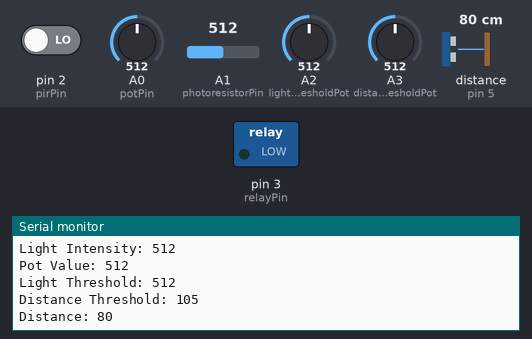
Bench run of a sketch on a simulated Arduino Uno, built with avr-gcc and run on an emulated ATmega328P. Shown: switched loads named in the sketch (green lamp = pin HIGH), the last lines printed to the serial monitor. Wiring (inferred from the names in the program): ultrasonic range finder: trigger pin 4; echo pin 5. Inputs (shaded band) come from the test bench; at power-on: A3 (distanceThresholdPot) = 512, A0 (potPin) = 512, A1 (photoresistorPin) = 512, pin 2 (pirPin) LOW, A2 (lightThresholdPot) = 512, distance to the obstacle (sensor on pin 5) 80 cm. The echo pulse lasts 58.3 µs per cm; pins used as bus, display or sensor lines are not drawn.

Above: at 4.2 s.
4.3 s: A3 (distanceThresholdPot) set to 492
At 4.38 s:
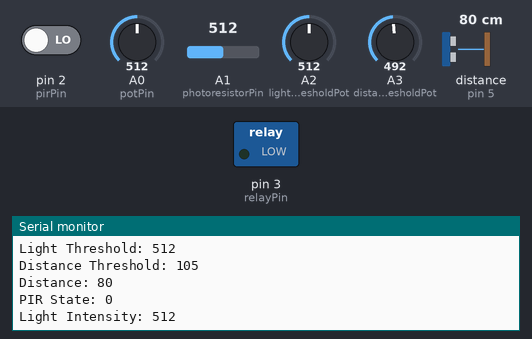
5.8 s: A3 (distanceThresholdPot) set to 467
At 5.93 s:
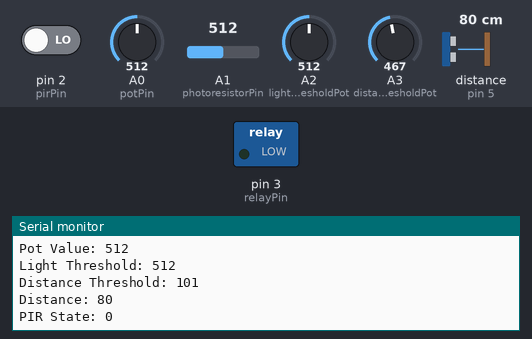
8.8 s: A0 (potPin) set to 104
At 8.87 s:
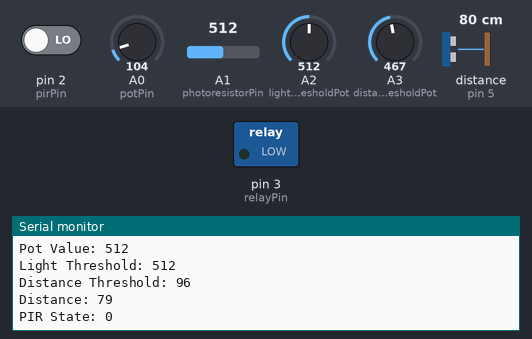
11.8 s: A0 (potPin) set to 92
At 11.81 s:
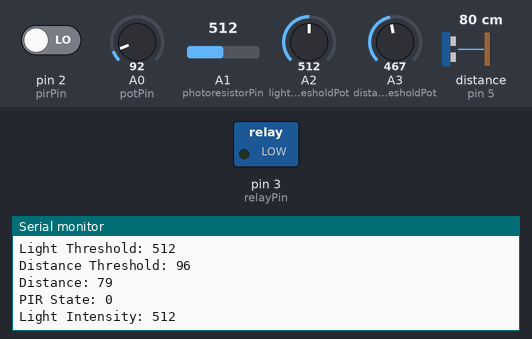
13.3 s: A1 (photoresistorPin) set to 107
At 13.34 s:
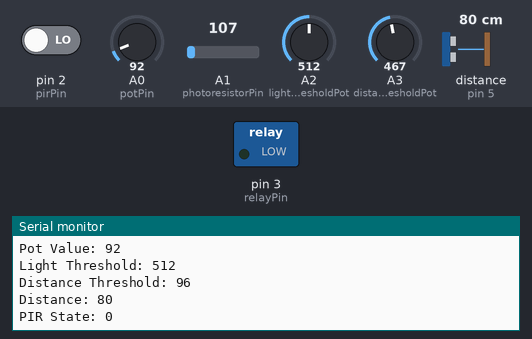
14.8 s: A1 (photoresistorPin) set to 94
At 14.88 s:
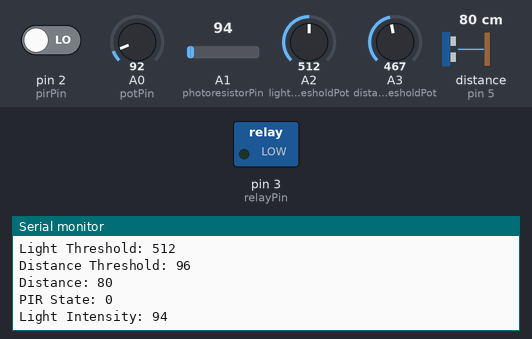
Timing chart, 0 to 17.8 s (numbered marks = the images above; inputs shaded):
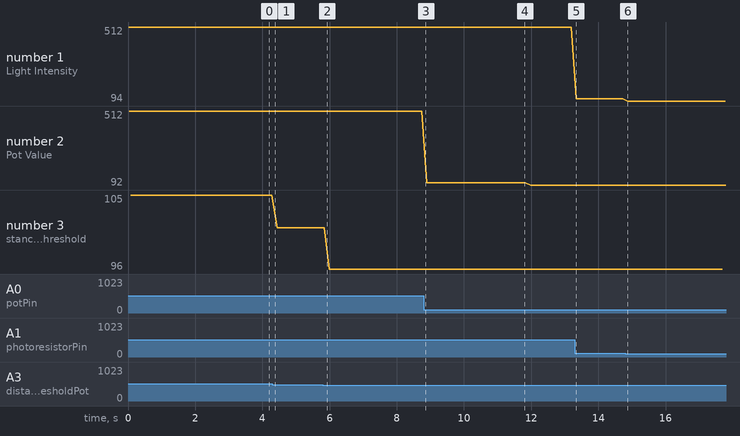

Measured:
- the behaviour switches between 485 and 484 on A3 (distanceThresholdPot) (found by bisection; images 1 and 2)
- the behaviour switches between 100 and 99 on A0 (potPin) (found by bisection; images 3 and 4)
- the behaviour switches between 100 and 99 on A1 (photoresistorPin) (found by bisection; images 5 and 6)
- after the input at 14.8 s, the serial monitor: prints a new line after 0.08 s (image 6)
- plotted number 1: 512 → 107 after the input at 13.3 s, 107 → 94 after the input at 14.8 s
- plotted number 2: 512 → 104 after the input at 8.8 s, 104 → 92 after the input at 11.8 s
- plotted number 3: 105 → 101 after the input at 4.3 s, 101 → 96 after the input at 5.8 s

The sketch:

powerful_elzing1.ino
```cpp
// Pin definitions
const int pirPin = 2; // PIR sensor connected to digital pin 2
const int potPin = A0; // Potentiometer for adjusting light on duration connected to analog pin A0
const int relayPin = 3; // Relay module connected to digital pin 3
const int photoresistorPin = A1; // Photoresistor connected to analog pin A1
const int triggerPin = 4; // Ultrasonic sensor trigger pin connected to digital pin 4
const int echoPin = 5; // Ultrasonic sensor echo pin connected to digital pin 5

// Constants
const int lightThresholdPot = A2; // Potentiometer for adjusting light threshold connected to analog pin A2
const int distanceThresholdPot = A3; // Potentiometer for adjusting distance threshold connected to analog pin A3
const unsigned long debounceDelay = 200; // Debounce delay in milliseconds

// States
enum State {LIGHT_OFF, LIGHT_ON}; // State machine: LIGHT_OFF and LIGHT_ON states
State currentState = LIGHT_OFF; // Initialize the state machine with the LIGHT_OFF state

// Variables
unsigned long lastDebounceTime = 0; // Variable to store the last time the light was turned on

void setup() {
  pinMode(pirPin, INPUT); // Set PIR sensor pin as input
  pinMode(potPin, INPUT); // Set potentiometer for light on duration pin as input
  pinMode(relayPin, OUTPUT); // Set relay module pin as output
  pinMode(photoresistorPin, INPUT); // Set photoresistor pin as input
  pinMode(triggerPin, OUTPUT); // Set ultrasonic sensor trigger pin as output
  pinMode(echoPin, INPUT); // Set ultrasonic sensor echo pin as input

  digitalWrite(relayPin, LOW); // Initialize relay module in the off state
  Serial.begin(9600); // Start serial communication at 9600 baud rate
}

void loop() {
  int pirState = digitalRead(pirPin); // Read PIR sensor state
  int lightIntensity = analogRead(photoresistorPin); // Read light intensity from photoresistor
  int potValue = analogRead(potPin); // Read light on duration from potentiometer
  int lightThreshold = analogRead(lightThresholdPot); // Read light threshold from potentiometer
  int distanceThreshold = map(analogRead(distanceThresholdPot), 0, 1023, 10, 200); // Read and map distance threshold from potentiometer

  long distance = readDistance(); // Read distance from ultrasonic sensor

  // Debug messages
  Serial.print("PIR State: ");
  Serial.println(pirState);
  Serial.print("Light Intensity: ");
  Serial.println(lightIntensity);
  Serial.print("Pot Value: ");
  Serial.println(potValue);
  Serial.print("Light Threshold: ");
  Serial.println(lightThreshold);
  Serial.print("Distance Threshold: ");
  Serial.println(distanceThreshold);
  Serial.print("Distance: ");
  Serial.println(distance);

  // State machine switch case
  switch (currentState) {
    case LIGHT_OFF: // In the LIGHT_OFF state
      // If motion detected, light intensity is below the threshold, and distance is below the threshold
      if (pirState == HIGH && lightIntensity < lightThreshold && distance < distanceThreshold) {
        currentState = LIGHT_ON; // Change to the LIGHT_ON state
        lastDebounceTime = millis(); // Update the last debounce time
      }
      break;

    case LIGHT_ON: // In the LIGHT_ON state
      digitalWrite(relayPin, HIGH); // Turn the relay module on, enabling the light
      // If the light has been on for longer than the potentiometer-specified duration
      if (millis() - lastDebounceTime > potValue) {
        currentState = LIGHT_OFF; // Change to the LIGHT_OFF state
        digitalWrite(relayPin, LOW); // Turn the relay module off, disabling the light
      }
      break;
  }
  delay(100);
}

// Function to read the distance from the ultrasonic sensor
long readDistance() {
  digitalWrite(triggerPin, LOW); // Ensure the trigger pin starts in the LOW state
  delayMicroseconds(2); // Wait for 2 microseconds to stabilize the trigger pin
  digitalWrite(triggerPin, HIGH); // Set the trigger pin to HIGH to send a 10-microsecond pulse
  delayMicroseconds(10); // Wait for 10 microseconds while the pulse is sent
  digitalWrite(triggerPin, LOW); // Set the trigger pin back to LOW

  // Measure the duration of the echo pin's HIGH state, which is proportional to the distance
  long duration = pulseIn(echoPin, HIGH);

  // Convert the duration to distance in centimeters (0.0344 cm per microsecond, divided by 2 for round trip)
  long distance = duration * 0.0344 / 2;

  return distance; // Return the calculated distance
}
```
